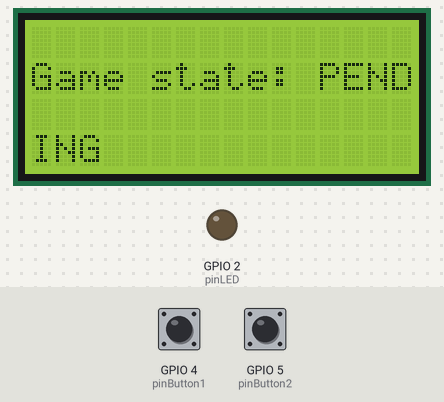
Bench run of a sketch on a simulated ESP32. Parts: 16×4 character LCD, output pins drawn as LEDs (lit = HIGH). The test bench sets the inputs (shaded band); at power-on: GPIO 5 (pinButton2) HIGH, GPIO 4 (pinButton1) HIGH. Random numbers use the default seed unless the sketch sets one; what the sketch prints to the serial monitor is not drawn.

Above: at 1.2 s.
1.3 s: GPIO 5 (pinButton2) pulled LOW for 3.2 s
At 4.8 s:
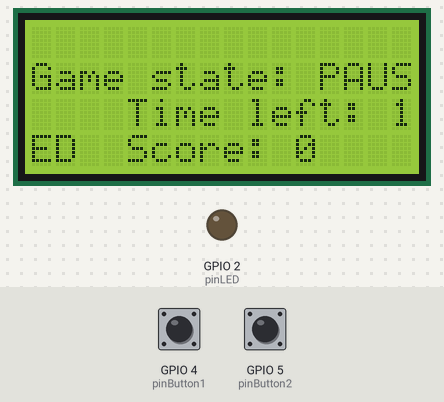
6.0 s: GPIO 4 (pinButton1) pulled LOW for 0.15 s
At 6.8 s:
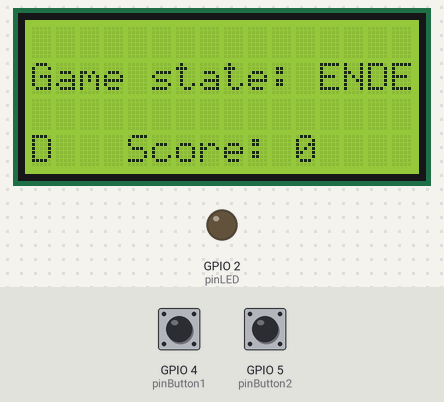
7.6 s: GPIO 5 (pinButton2) pulled LOW for 0.15 s
At 9.1 s:
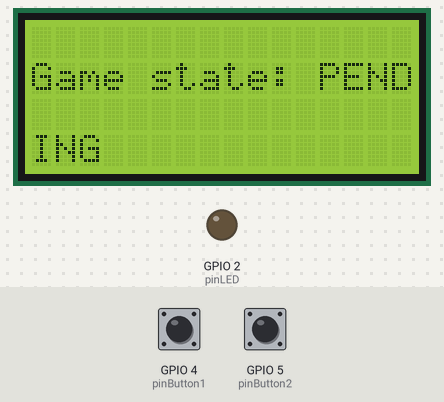
9.4 s: GPIO 4 (pinButton1) pulled LOW for 1 s
At 11.3 s:
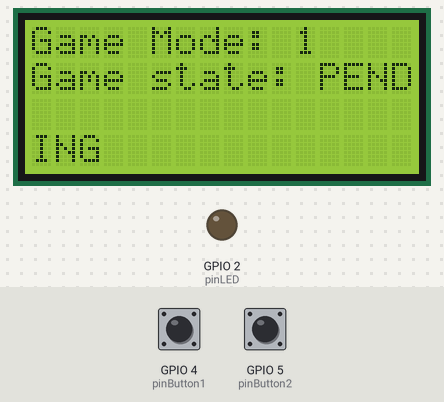
12.1 s: GPIO 5 (pinButton2) pulled LOW for 1 s
At 13.12 s:
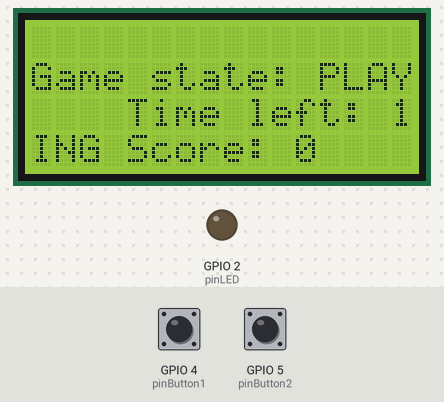
14.7 s: GPIO 4 (pinButton1) driven LOW and GPIO 5 (pinButton2) driven LOW
At 16.33 s:
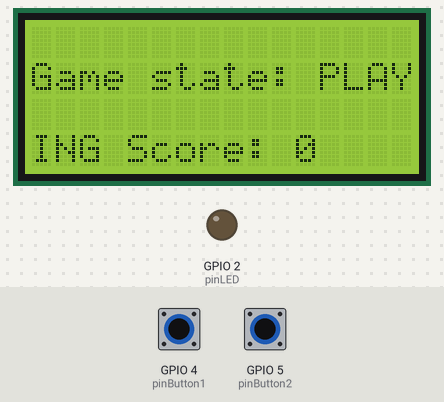

The sketch:

controller.ino
```cpp
#include <esp_now.h>
#include <WiFi.h>
#include <LiquidCrystal_I2C.h>

typedef struct SentDataProperties {
  int new_state;
} SentDataProperties;

typedef struct ReceivedDataProperties {
  int current_state;
} ReceivedDataProperties;

class Button {
  private:
    int id;
    uint8_t mac_address[6];
    int state;

  public:
    Button() : id(-1), state(LOW) {
      memset(mac_address, 0, sizeof(mac_address));
    }

    Button(const uint8_t mac[6], int initialState = LOW) {
      for (int i = 0; i < 6; i++) {
        mac_address[i] = mac[i];
      }
      state = initialState;
    }

    void setState(int new_state) {
      SentDataProperties sentData;
      sentData.new_state = new_state;

      esp_err_t result = esp_now_send(mac_address, (uint8_t *)&sentData, sizeof(SentDataProperties));

      if (result == ESP_OK) {
        state = new_state;
      }
      delay(100);
    }

    int getState() const {
      return state;
    }

    bool is_sent_from_this_button(const uint8_t mac[6]) const {
      for (int i = 0; i < 6; i++) {
        if (mac_address[i] != mac[i]) {
          return false;
        }
      }

      return true;
    }
};

//---------------------------------------------

const uint8_t broadcastAddresses[][6] = {
  {0x24, 0xd7, 0xeb, 0xc6, 0xc2, 0x24},
  {0x08, 0xf9, 0xe0, 0x6a, 0x99, 0x91},
  {0x08, 0xf9, 0xe0, 0x6b, 0x78, 0x05},
  {0x08, 0xf9, 0xe0, 0x6a, 0xad, 0x32},
};

const int MAX_BUTTONS = 10; // Max number of buttons
Button active_buttons[MAX_BUTTONS];
int active_button_count = 0;

const int pinLED = 2;
const int pinButton1 = 4;
const int pinButton2 = 5;

// set the LCD number of columns and rows
int lcdColumns = 16;
int lcdRows = 4;
LiquidCrystal_I2C lcd(0x27, lcdColumns, lcdRows);

enum GameState { GAME_PENDING, ERROR_STATE, PLAYING, PAUSED, ENDED };
GameState game_state = GAME_PENDING;

esp_now_peer_info_t peerInfo;

//---------------------------------------------
const unsigned long GAME_DURATION = 20000;
int score;
bool timer_running = false;
unsigned long start_time, current_time;

void activate_random_button() {
    bool is_new_button_activated = false;

     // Create a list to hold the indices of the off buttons
    int off_buttons[active_button_count];
    int off_button_count = 0;

    // Collect the indices of the off buttons
    for (int i = 0; i < active_button_count; i++) {
      if (active_buttons[i].getState() == LOW) {
        off_buttons[off_button_count++] = i;
      }
    }

    // Randomly shuffle the off_buttons array
    for (int i = 0; i < off_button_count; i++) {
      int random_index = random(i, off_button_count);
      // Swap buttons
      int temp = off_buttons[i];
      off_buttons[i] = off_buttons[random_index];
      off_buttons[random_index] = temp;
    }

    // Try turning on the shuffled buttons
    for (int i = 0; i < off_button_count; i++) {
      int button_index = off_buttons[i];
      active_buttons[button_index].setState(HIGH);

      // Check if the button state is successfully changed to HIGH
      if (active_buttons[button_index].getState() == HIGH) {
        Serial.print("Successfully activated button ");
        Serial.println(button_index);
        is_new_button_activated = true;
        break;
      }
    }

    if (!is_new_button_activated) {
      Serial.println("Cannot activate any button!");
      game_state = ERROR_STATE;
    }
}


// callback when data is sent
void OnDataSent(const uint8_t *mac_addr, esp_now_send_status_t status) {
  char macStr[18];
  Serial.print("Packet to: ");
  snprintf(macStr, sizeof(macStr), "%02x:%02x:%02x:%02x:%02x:%02x",
           mac_addr[0], mac_addr[1], mac_addr[2], mac_addr[3], mac_addr[4], mac_addr[5]);
  Serial.print(macStr);
  Serial.print(" send status:\t");
  Serial.println(status == ESP_NOW_SEND_SUCCESS ? "Delivery Success" : "Delivery Fail");
}

// callback when data is received
void OnDataRecv(const esp_now_recv_info_t *recv_info, const uint8_t *incomingData, int len) {
  ReceivedDataProperties receivedData;
  bool is_new_button = true;
  memcpy(&receivedData, incomingData, sizeof(ReceivedDataProperties));

  for (int i = 0; i < active_button_count; i++) {
    if (active_buttons[i].is_sent_from_this_button(recv_info->src_addr)) {
      is_new_button = false;
      Serial.print("Deactivating button ");
      Serial.println(i);
      active_buttons[i].setState(LOW);
      break;
    }
  }

  if (is_new_button && active_button_count < MAX_BUTTONS) {
    for (int i = 0; i < sizeof(broadcastAddresses) / sizeof(broadcastAddresses[0]); i++) {
      if (memcmp(broadcastAddresses[i], recv_info->src_addr, 6) == 0) {
        memcpy(peerInfo.peer_addr, broadcastAddresses[i], 6);
        if (esp_now_add_peer(&peerInfo) != ESP_OK) {
          Serial.print("Failed to add peer: ");
          Serial.println(i);
          return;
        } else {
          active_buttons[active_button_count++] = Button(broadcastAddresses[i], LOW);
        }
      }
    }
  }

  if (game_state == PLAYING) {
    score += 1;
    activate_random_button();
  }
}

int game_mode = 1;
int last_game_mode = -1;
int last_game_state = -1;
unsigned long last_time_left = 0;
int last_score = -1;

void setup() {
  Serial.begin(115200);
  WiFi.mode(WIFI_STA);
  Serial.println("Intializing...");
  // initialize LCD
  lcd.init();
  // turn on LCD backlight
  lcd.backlight();

  if (esp_now_init() != ESP_OK) {
    game_state = ERROR_STATE;
    Serial.println("Error initializing ESP-NOW");
    return;
  }

  active_button_count = 0;

  peerInfo.channel = 0;
  peerInfo.encrypt = false;
  for (int i = 0; i < sizeof(broadcastAddresses) / sizeof(broadcastAddresses[0]); i++) {
    memcpy(peerInfo.peer_addr, broadcastAddresses[i], 6);
    if (esp_now_add_peer(&peerInfo) != ESP_OK) {
      Serial.print("Failed to add peer: ");
      Serial.println(i);
      return;
    } else {
      active_buttons[active_button_count++] = Button(broadcastAddresses[i], LOW);
    }
  }

  esp_now_register_send_cb(OnDataSent);
  esp_now_register_recv_cb(OnDataRecv);

  pinMode(pinLED, OUTPUT);
  pinMode(pinButton1, INPUT_PULLUP);
  pinMode(pinButton2, INPUT_PULLUP);

}

void handle_pending_state() {
}

void handle_playing_state() {
  current_time = millis();

  // Only calculate the time left if in Game Mode 1
  unsigned long time_left = 0;
  if (game_mode == 1) {
    unsigned long elapsed_time = current_time - start_time;
    time_left = (GAME_DURATION > elapsed_time) ? (GAME_DURATION - elapsed_time) / 1000 : 0;

    // Transition to ENDED state when time is up in Game Mode 1
    if (time_left == 0) {
      game_state = ENDED;
    }
  }

  // Update LCD only if values have changed
  if (game_mode == 1 && (time_left != last_time_left || score != last_score)) {
    lcd.setCursor(0, 2);
    lcd.print("Time left: ");
    lcd.print(time_left);
    lcd.print("  "); // Clear extra digits
    last_time_left = time_left;
  }

  if (score != last_score) {
    lcd.setCursor(0, 3);
    lcd.print("Score: ");
    lcd.print(score);
    lcd.print("  "); // Clear extra digits
    last_score = score; // Update the last displayed score
  }

  Serial.print("Current score: ");
  Serial.print(score);
  if (game_mode == 1) {
    Serial.print(". Time left: ");
    Serial.println(time_left);
  } else {
    Serial.println(" (unlimited mode)");
  }
}


void handle_paused_state() {
  if (game_mode == 1) {
    lcd.setCursor(0, 2);
    lcd.print("Time left: ");
    lcd.print(last_time_left);
    lcd.print("  "); // Clear extra digits
  }
  lcd.setCursor(0, 3);
  lcd.print("Score: ");
  lcd.print(score);
  lcd.print("  "); // Clear extra digits

  Serial.print("Time left: ");
  Serial.print(last_time_left);
  Serial.print(". Score: ");
  Serial.println(score);
}


void handle_error_state() {
  Serial.println("Error occurred!");
  delay(1000);
}


void handle_ended_state() {
  Serial.print("Game over. Final score: ");
  Serial.println(score);
  lcd.setCursor(0, 3);
  lcd.print("Score: ");
  lcd.print(score);
  lcd.print("  "); // Clear extra digits
}

void loop() {
  int button1 = digitalRead(pinButton1);
  int button2 = digitalRead(pinButton2);

  // Handle Button 1 for toggling game mode
  if (button1 == LOW) {
    Serial.println("Button 1 pushed!");
    if (game_state == GAME_PENDING) {
      game_mode = (game_mode == 1) ? 2 : 1; // Toggle between game modes
      delay(300); // Debounce delay
    }
    if (game_state == PAUSED) {
      game_state = ENDED;
    }
  }

  // Handle Button 2 for starting, pausing, or resetting the game
  if (button2 == LOW) {
    Serial.println("Button 2 pushed!");
    if (game_state == GAME_PENDING) {
      start_time = millis();
      score = 0;
      last_time_left = GAME_DURATION / 1000; // Reset time display
      last_score = -1;                      // Force LCD update
      for (int i = 0; i < active_button_count; i++) {
        active_buttons[i].setState(LOW);
      }
      game_state = PLAYING;
      activate_random_button();
    } else if (game_state == PLAYING) {
      game_state = PAUSED; // Transition to PAUSED state
    } else if (game_state == PAUSED) {
      // Resume the game
      if (game_mode == 1) {
        start_time = millis() - (GAME_DURATION - last_time_left * 1000); // Adjust start time
      }
      game_state = PLAYING;
    } else if (game_state == ENDED) {
      game_state = GAME_PENDING;
    }
    delay(300); // Debounce delay
  }

  // Update game mode display if it changes
  if (game_mode != last_game_mode) {
    lcd.setCursor(0, 0);
    lcd.print("Game Mode: ");
    lcd.print(game_mode);
    lcd.print("  "); // Clear extra digits
    last_game_mode = game_mode; // Update the last displayed game mode
  }

  // Handle game state transitions
  if (game_state != last_game_state) {
    lcd.clear(); // Clear the LCD only when the state changes
    lcd.setCursor(0, 1);
    lcd.print("Game state: ");
    switch (game_state) {
      case ERROR_STATE:
        Serial.println("ERROR");
        lcd.print("ERROR");
        handle_error_state();
        break;
      case GAME_PENDING:
        Serial.println("PENDING");
        lcd.print("PENDING");
        handle_pending_state();
        break;
      case PLAYING:
        Serial.println("PLAYING");
        lcd.print("PLAYING");
        handle_playing_state();
        break;
      case PAUSED:
        Serial.println("PAUSED");
        lcd.print("PAUSED");
        handle_paused_state();
        break;
      case ENDED:
        Serial.println("ENDED");
        lcd.print("ENDED");
        handle_ended_state();
        break;
    }
    last_game_state = game_state; // Track the last state
  }

  if (game_state == PLAYING) {
    handle_playing_state(); // Update the display during gameplay
  }
}
```

Measured:
- after the input at 1.3 s, the display: first changes after 0.85 s (image 1 shows a later state)
- after the input at 6.0 s, the display: changes at once (image 2)
- after the input at 7.6 s, the display: changes after 0.32 s (image 3)
- after the input at 9.4 s, the display: first changes after 0.31 s (image 4 shows a later state)
- after the input at 12.1 s, the display: changes after 0.85 s (image 5)
- after the input at 14.7 s, the display: first changes after 0.32 s (image 6 shows a later state)
